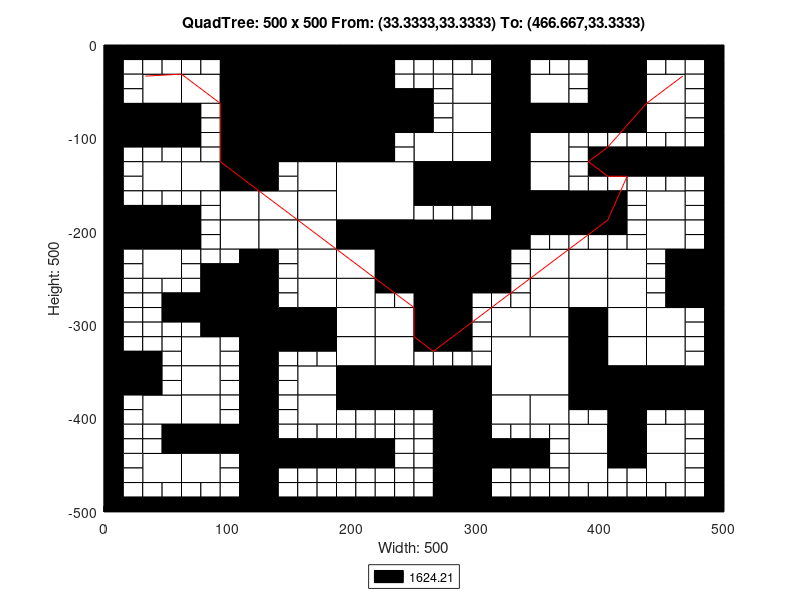

The MATLAB source for this figure:
axis([0 500 -500 0]);
title('QuadTree: 500 x 500 From: (33.3333,33.3333) To: (466.667,33.3333)');
xlabel('Width: 500');
ylabel('Height: 500');
rectangle('Position',[125 -62.5 62.5 62.5], 'FaceColor',[0 0 0]);
rectangle('Position',[125 -125 62.5 62.5], 'FaceColor',[0 0 0]);
rectangle('Position',[187.5 -187.5 62.5 62.5], 'FaceColor',[1 1 1]);
rectangle('Position',[250 -250 62.5 62.5], 'FaceColor',[0 0 0]);
rectangle('Position',[312.5 -375 62.5 62.5], 'FaceColor',[1 1 1]);
rectangle('Position',[31.25 -62.5 31.25 31.25], 'FaceColor',[1 1 1]);
rectangle('Position',[93.75 -31.25 31.25 31.25], 'FaceColor',[0 0 0]);
rectangle('Position',[62.5 -62.5 31.25 31.25], 'FaceColor',[1 1 1]);
rectangle('Position',[93.75 -62.5 31.25 31.25], 'FaceColor',[0 0 0]);
rectangle('Position',[0 -93.75 31.25 31.25], 'FaceColor',[0 0 0]);
rectangle('Position',[31.25 -93.75 31.25 31.25], 'FaceColor',[0 0 0]);
rectangle('Position',[93.75 -93.75 31.25 31.25], 'FaceColor',[0 0 0]);
rectangle('Position',[93.75 -125 31.25 31.25], 'FaceColor',[0 0 0]);
rectangle('Position',[187.5 -31.25 31.25 31.25], 'FaceColor',[0 0 0]);
rectangle('Position',[187.5 -62.5 31.25 31.25], 'FaceColor',[0 0 0]);
rectangle('Position',[187.5 -93.75 31.25 31.25], 'FaceColor',[0 0 0]);
rectangle('Position',[218.75 -93.75 31.25 31.25], 'FaceColor',[0 0 0]);
rectangle('Position',[187.5 -125 31.25 31.25], 'FaceColor',[0 0 0]);
rectangle('Position',[31.25 -156.25 31.25 31.25], 'FaceColor',[1 1 1]);
rectangle('Position',[62.5 -156.25 31.25 31.25], 'FaceColor',[1 1 1]);
rectangle('Position',[93.75 -156.25 31.25 31.25], 'FaceColor',[0 0 0]);
rectangle('Position',[93.75 -187.5 31.25 31.25], 'FaceColor',[1 1 1]);
rectangle('Position',[0 -218.75 31.25 31.25], 'FaceColor',[0 0 0]);
rectangle('Position',[31.25 -218.75 31.25 31.25], 'FaceColor',[0 0 0]);
rectangle('Position',[31.25 -250 31.25 31.25], 'FaceColor',[1 1 1]);
rectangle('Position',[93.75 -218.75 31.25 31.25], 'FaceColor',[1 1 1]);
rectangle('Position',[156.25 -156.25 31.25 31.25], 'FaceColor',[1 1 1]);
rectangle('Position',[125 -187.5 31.25 31.25], 'FaceColor',[1 1 1]);
rectangle('Position',[156.25 -187.5 31.25 31.25], 'FaceColor',[1 1 1]);
rectangle('Position',[125 -218.75 31.25 31.25], 'FaceColor',[1 1 1]);
rectangle('Position',[156.25 -218.75 31.25 31.25], 'FaceColor',[1 1 1]);
rectangle('Position',[156.25 -250 31.25 31.25], 'FaceColor',[1 1 1]);
rectangle('Position',[187.5 -218.75 31.25 31.25], 'FaceColor',[0 0 0]);
rectangle('Position',[218.75 -218.75 31.25 31.25], 'FaceColor',[0 0 0]);
rectangle('Position',[187.5 -250 31.25 31.25], 'FaceColor',[1 1 1]);
rectangle('Position',[218.75 -250 31.25 31.25], 'FaceColor',[0 0 0]);
rectangle('Position',[281.25 -62.5 31.25 31.25], 'FaceColor',[1 1 1]);
rectangle('Position',[312.5 -31.25 31.25 31.25], 'FaceColor',[0 0 0]);
rectangle('Position',[312.5 -62.5 31.25 31.25], 'FaceColor',[0 0 0]);
rectangle('Position',[343.75 -62.5 31.25 31.25], 'FaceColor',[1 1 1]);
rectangle('Position',[281.25 -93.75 31.25 31.25], 'FaceColor',[1 1 1]);
rectangle('Position',[250 -125 31.25 31.25], 'FaceColor',[1 1 1]);
rectangle('Position',[281.25 -125 31.25 31.25], 'FaceColor',[1 1 1]);
rectangle('Position',[312.5 -93.75 31.25 31.25], 'FaceColor',[0 0 0]);
rectangle('Position',[343.75 -93.75 31.25 31.25], 'FaceColor',[0 0 0]);
rectangle('Position',[312.5 -125 31.25 31.25], 'FaceColor',[0 0 0]);
rectangle('Position',[343.75 -125 31.25 31.25], 'FaceColor',[1 1 1]);
rectangle('Position',[406.25 -31.25 31.25 31.25], 'FaceColor',[0 0 0]);
rectangle('Position',[406.25 -62.5 31.25 31.25], 'FaceColor',[0 0 0]);
rectangle('Position',[437.5 -62.5 31.25 31.25], 'FaceColor',[1 1 1]);
rectangle('Position',[375 -93.75 31.25 31.25], 'FaceColor',[0 0 0]);
rectangle('Position',[406.25 -93.75 31.25 31.25], 'FaceColor',[0 0 0]);
rectangle('Position',[437.5 -93.75 31.25 31.25], 'FaceColor',[1 1 1]);
rectangle('Position',[250 -156.25 31.25 31.25], 'FaceColor',[0 0 0]);
rectangle('Position',[281.25 -156.25 31.25 31.25], 'FaceColor',[0 0 0]);
rectangle('Position',[312.5 -156.25 31.25 31.25], 'FaceColor',[0 0 0]);
rectangle('Position',[343.75 -156.25 31.25 31.25], 'FaceColor',[1 1 1]);
rectangle('Position',[312.5 -187.5 31.25 31.25], 'FaceColor',[0 0 0]);
rectangle('Position',[343.75 -187.5 31.25 31.25], 'FaceColor',[0 0 0]);
rectangle('Position',[312.5 -218.75 31.25 31.25], 'FaceColor',[0 0 0]);
rectangle('Position',[343.75 -250 31.25 31.25], 'FaceColor',[1 1 1]);
rectangle('Position',[375 -187.5 31.25 31.25], 'FaceColor',[0 0 0]);
rectangle('Position',[437.5 -187.5 31.25 31.25], 'FaceColor',[1 1 1]);
rectangle('Position',[375 -250 31.25 31.25], 'FaceColor',[1 1 1]);
rectangle('Position',[406.25 -250 31.25 31.25], 'FaceColor',[1 1 1]);
rectangle('Position',[437.5 -218.75 31.25 31.25], 'FaceColor',[1 1 1]);
rectangle('Position',[468.75 -250 31.25 31.25], 'FaceColor',[0 0 0]);
rectangle('Position',[93.75 -281.25 31.25 31.25], 'FaceColor',[0 0 0]);
rectangle('Position',[93.75 -312.5 31.25 31.25], 'FaceColor',[0 0 0]);
rectangle('Position',[0 -375 31.25 31.25], 'FaceColor',[0 0 0]);
rectangle('Position',[62.5 -343.75 31.25 31.25], 'FaceColor',[1 1 1]);
rectangle('Position',[62.5 -375 31.25 31.25], 'FaceColor',[1 1 1]);
rectangle('Position',[156.25 -281.25 31.25 31.25], 'FaceColor',[1 1 1]);
rectangle('Position',[125 -312.5 31.25 31.25], 'FaceColor',[0 0 0]);
rectangle('Position',[156.25 -312.5 31.25 31.25], 'FaceColor',[0 0 0]);
rectangle('Position',[187.5 -281.25 31.25 31.25], 'FaceColor',[1 1 1]);
rectangle('Position',[187.5 -312.5 31.25 31.25], 'FaceColor',[1 1 1]);
rectangle('Position',[218.75 -312.5 31.25 31.25], 'FaceColor',[1 1 1]);
rectangle('Position',[156.25 -375 31.25 31.25], 'FaceColor',[1 1 1]);
rectangle('Position',[187.5 -343.75 31.25 31.25], 'FaceColor',[1 1 1]);
rectangle('Position',[218.75 -343.75 31.25 31.25], 'FaceColor',[1 1 1]);
rectangle('Position',[187.5 -375 31.25 31.25], 'FaceColor',[0 0 0]);
rectangle('Position',[218.75 -375 31.25 31.25], 'FaceColor',[0 0 0]);
rectangle('Position',[31.25 -406.25 31.25 31.25], 'FaceColor',[1 1 1]);
rectangle('Position',[62.5 -406.25 31.25 31.25], 'FaceColor',[1 1 1]);
rectangle('Position',[62.5 -437.5 31.25 31.25], 'FaceColor',[0 0 0]);
rectangle('Position',[93.75 -437.5 31.25 31.25], 'FaceColor',[0 0 0]);
rectangle('Position',[31.25 -468.75 31.25 31.25], 'FaceColor',[1 1 1]);
rectangle('Position',[62.5 -468.75 31.25 31.25], 'FaceColor',[1 1 1]);
rectangle('Position',[156.25 -406.25 31.25 31.25], 'FaceColor',[1 1 1]);
rectangle('Position',[250 -281.25 31.25 31.25], 'FaceColor',[0 0 0]);
rectangle('Position',[250 -312.5 31.25 31.25], 'FaceColor',[0 0 0]);
rectangle('Position',[343.75 -281.25 31.25 31.25], 'FaceColor',[1 1 1]);
rectangle('Position',[312.5 -312.5 31.25 31.25], 'FaceColor',[1 1 1]);
rectangle('Position',[343.75 -312.5 31.25 31.25], 'FaceColor',[1 1 1]);
rectangle('Position',[250 -375 31.25 31.25], 'FaceColor',[0 0 0]);
rectangle('Position',[281.25 -375 31.25 31.25], 'FaceColor',[0 0 0]);
rectangle('Position',[375 -281.25 31.25 31.25], 'FaceColor',[1 1 1]);
rectangle('Position',[406.25 -281.25 31.25 31.25], 'FaceColor',[1 1 1]);
rectangle('Position',[375 -312.5 31.25 31.25], 'FaceColor',[0 0 0]);
rectangle('Position',[406.25 -312.5 31.25 31.25], 'FaceColor',[1 1 1]);
rectangle('Position',[468.75 -281.25 31.25 31.25], 'FaceColor',[0 0 0]);
rectangle('Position',[437.5 -312.5 31.25 31.25], 'FaceColor',[1 1 1]);
rectangle('Position',[375 -343.75 31.25 31.25], 'FaceColor',[0 0 0]);
rectangle('Position',[406.25 -343.75 31.25 31.25], 'FaceColor',[1 1 1]);
rectangle('Position',[375 -375 31.25 31.25], 'FaceColor',[0 0 0]);
rectangle('Position',[406.25 -375 31.25 31.25], 'FaceColor',[0 0 0]);
rectangle('Position',[437.5 -343.75 31.25 31.25], 'FaceColor',[1 1 1]);
rectangle('Position',[437.5 -375 31.25 31.25], 'FaceColor',[0 0 0]);
rectangle('Position',[468.75 -375 31.25 31.25], 'FaceColor',[0 0 0]);
rectangle('Position',[281.25 -406.25 31.25 31.25], 'FaceColor',[0 0 0]);
rectangle('Position',[281.25 -437.5 31.25 31.25], 'FaceColor',[0 0 0]);
rectangle('Position',[312.5 -406.25 31.25 31.25], 'FaceColor',[1 1 1]);
rectangle('Position',[343.75 -406.25 31.25 31.25], 'FaceColor',[1 1 1]);
rectangle('Position',[281.25 -468.75 31.25 31.25], 'FaceColor',[0 0 0]);
rectangle('Position',[281.25 -500 31.25 31.25], 'FaceColor',[0 0 0]);
rectangle('Position',[406.25 -406.25 31.25 31.25], 'FaceColor',[0 0 0]);
rectangle('Position',[375 -437.5 31.25 31.25], 'FaceColor',[1 1 1]);
rectangle('Position',[406.25 -437.5 31.25 31.25], 'FaceColor',[0 0 0]);
rectangle('Position',[437.5 -437.5 31.25 31.25], 'FaceColor',[1 1 1]);
rectangle('Position',[375 -468.75 31.25 31.25], 'FaceColor',[1 1 1]);
rectangle('Position',[437.5 -468.75 31.25 31.25], 'FaceColor',[1 1 1]);
rectangle('Position',[0 -15.625 15.625 15.625], 'FaceColor',[0 0 0]);
rectangle('Position',[15.625 -15.625 15.625 15.625], 'FaceColor',[0 0 0]);
rectangle('Position',[0 -31.25 15.625 15.625], 'FaceColor',[0 0 0]);
rectangle('Position',[15.625 -31.25 15.625 15.625], 'FaceColor',[1 1 1]);
rectangle('Position',[31.25 -15.625 15.625 15.625], 'FaceColor',[0 0 0]);
rectangle('Position',[46.875 -15.625 15.625 15.625], 'FaceColor',[0 0 0]);
rectangle('Position',[31.25 -31.25 15.625 15.625], 'FaceColor',[1 1 1]);
rectangle('Position',[46.875 -31.25 15.625 15.625], 'FaceColor',[1 1 1]);
rectangle('Position',[0 -46.875 15.625 15.625], 'FaceColor',[0 0 0]);
rectangle('Position',[15.625 -46.875 15.625 15.625], 'FaceColor',[1 1 1]);
rectangle('Position',[0 -62.5 15.625 15.625], 'FaceColor',[0 0 0]);
rectangle('Position',[15.625 -62.5 15.625 15.625], 'FaceColor',[1 1 1]);
rectangle('Position',[62.5 -15.625 15.625 15.625], 'FaceColor',[0 0 0]);
rectangle('Position',[78.125 -15.625 15.625 15.625], 'FaceColor',[0 0 0]);
rectangle('Position',[62.5 -31.25 15.625 15.625], 'FaceColor',[1 1 1]);
rectangle('Position',[78.125 -31.25 15.625 15.625], 'FaceColor',[1 1 1]);
rectangle('Position',[0 -109.375 15.625 15.625], 'FaceColor',[0 0 0]);
rectangle('Position',[15.625 -109.375 15.625 15.625], 'FaceColor',[0 0 0]);
rectangle('Position',[0 -125 15.625 15.625], 'FaceColor',[0 0 0]);
rectangle('Position',[15.625 -125 15.625 15.625], 'FaceColor',[1 1 1]);
rectangle('Position',[31.25 -109.375 15.625 15.625], 'FaceColor',[0 0 0]);
rectangle('Position',[46.875 -109.375 15.625 15.625], 'FaceColor',[0 0 0]);
rectangle('Position',[31.25 -125 15.625 15.625], 'FaceColor',[1 1 1]);
rectangle('Position',[46.875 -125 15.625 15.625], 'FaceColor',[1 1 1]);
rectangle('Position',[62.5 -78.125 15.625 15.625], 'FaceColor',[0 0 0]);
rectangle('Position',[78.125 -78.125 15.625 15.625], 'FaceColor',[1 1 1]);
rectangle('Position',[62.5 -93.75 15.625 15.625], 'FaceColor',[0 0 0]);
rectangle('Position',[78.125 -93.75 15.625 15.625], 'FaceColor',[1 1 1]);
rectangle('Position',[62.5 -109.375 15.625 15.625], 'FaceColor',[0 0 0]);
rectangle('Position',[78.125 -109.375 15.625 15.625], 'FaceColor',[1 1 1]);
rectangle('Position',[62.5 -125 15.625 15.625], 'FaceColor',[1 1 1]);
rectangle('Position',[78.125 -125 15.625 15.625], 'FaceColor',[1 1 1]);
rectangle('Position',[218.75 -15.625 15.625 15.625], 'FaceColor',[0 0 0]);
rectangle('Position',[234.375 -15.625 15.625 15.625], 'FaceColor',[0 0 0]);
rectangle('Position',[218.75 -31.25 15.625 15.625], 'FaceColor',[0 0 0]);
rectangle('Position',[234.375 -31.25 15.625 15.625], 'FaceColor',[1 1 1]);
rectangle('Position',[218.75 -46.875 15.625 15.625], 'FaceColor',[0 0 0]);
rectangle('Position',[234.375 -46.875 15.625 15.625], 'FaceColor',[1 1 1]);
rectangle('Position',[218.75 -62.5 15.625 15.625], 'FaceColor',[0 0 0]);
rectangle('Position',[234.375 -62.5 15.625 15.625], 'FaceColor',[0 0 0]);
rectangle('Position',[218.75 -109.375 15.625 15.625], 'FaceColor',[0 0 0]);
rectangle('Position',[234.375 -109.375 15.625 15.625], 'FaceColor',[1 1 1]);
rectangle('Position',[218.75 -125 15.625 15.625], 'FaceColor',[0 0 0]);
rectangle('Position',[234.375 -125 15.625 15.625], 'FaceColor',[1 1 1]);
rectangle('Position',[0 -140.625 15.625 15.625], 'FaceColor',[0 0 0]);
rectangle('Position',[15.625 -140.625 15.625 15.625], 'FaceColor',[1 1 1]);
rectangle('Position',[0 -156.25 15.625 15.625], 'FaceColor',[0 0 0]);
rectangle('Position',[15.625 -156.25 15.625 15.625], 'FaceColor',[1 1 1]);
rectangle('Position',[0 -171.875 15.625 15.625], 'FaceColor',[0 0 0]);
rectangle('Position',[15.625 -171.875 15.625 15.625], 'FaceColor',[1 1 1]);
rectangle('Position',[0 -187.5 15.625 15.625], 'FaceColor',[0 0 0]);
rectangle('Position',[15.625 -187.5 15.625 15.625], 'FaceColor',[0 0 0]);
rectangle('Position',[31.25 -171.875 15.625 15.625], 'FaceColor',[1 1 1]);
rectangle('Position',[46.875 -171.875 15.625 15.625], 'FaceColor',[1 1 1]);
rectangle('Position',[31.25 -187.5 15.625 15.625], 'FaceColor',[0 0 0]);
rectangle('Position',[46.875 -187.5 15.625 15.625], 'FaceColor',[0 0 0]);
rectangle('Position',[62.5 -171.875 15.625 15.625], 'FaceColor',[1 1 1]);
rectangle('Position',[78.125 -171.875 15.625 15.625], 'FaceColor',[1 1 1]);
rectangle('Position',[62.5 -187.5 15.625 15.625], 'FaceColor',[0 0 0]);
rectangle('Position',[78.125 -187.5 15.625 15.625], 'FaceColor',[1 1 1]);
rectangle('Position',[0 -234.375 15.625 15.625], 'FaceColor',[0 0 0]);
rectangle('Position',[15.625 -234.375 15.625 15.625], 'FaceColor',[1 1 1]);
rectangle('Position',[0 -250 15.625 15.625], 'FaceColor',[0 0 0]);
rectangle('Position',[15.625 -250 15.625 15.625], 'FaceColor',[1 1 1]);
rectangle('Position',[62.5 -203.125 15.625 15.625], 'FaceColor',[0 0 0]);
rectangle('Position',[78.125 -203.125 15.625 15.625], 'FaceColor',[1 1 1]);
rectangle('Position',[62.5 -218.75 15.625 15.625], 'FaceColor',[0 0 0]);
rectangle('Position',[78.125 -218.75 15.625 15.625], 'FaceColor',[1 1 1]);
rectangle('Position',[62.5 -234.375 15.625 15.625], 'FaceColor',[1 1 1]);
rectangle('Position',[78.125 -234.375 15.625 15.625], 'FaceColor',[1 1 1]);
rectangle('Position',[62.5 -250 15.625 15.625], 'FaceColor',[1 1 1]);
rectangle('Position',[78.125 -250 15.625 15.625], 'FaceColor',[0 0 0]);
rectangle('Position',[93.75 -234.375 15.625 15.625], 'FaceColor',[1 1 1]);
rectangle('Position',[109.375 -234.375 15.625 15.625], 'FaceColor',[0 0 0]);
rectangle('Position',[93.75 -250 15.625 15.625], 'FaceColor',[0 0 0]);
rectangle('Position',[109.375 -250 15.625 15.625], 'FaceColor',[0 0 0]);
rectangle('Position',[125 -140.625 15.625 15.625], 'FaceColor',[0 0 0]);
rectangle('Position',[140.625 -140.625 15.625 15.625], 'FaceColor',[1 1 1]);
rectangle('Position',[125 -156.25 15.625 15.625], 'FaceColor',[0 0 0]);
rectangle('Position',[140.625 -156.25 15.625 15.625], 'FaceColor',[1 1 1]);
rectangle('Position',[125 -234.375 15.625 15.625], 'FaceColor',[0 0 0]);
rectangle('Position',[140.625 -234.375 15.625 15.625], 'FaceColor',[1 1 1]);
rectangle('Position',[125 -250 15.625 15.625], 'FaceColor',[0 0 0]);
rectangle('Position',[140.625 -250 15.625 15.625], 'FaceColor',[1 1 1]);
rectangle('Position',[250 -15.625 15.625 15.625], 'FaceColor',[0 0 0]);
rectangle('Position',[265.625 -15.625 15.625 15.625], 'FaceColor',[0 0 0]);
rectangle('Position',[250 -31.25 15.625 15.625], 'FaceColor',[1 1 1]);
rectangle('Position',[265.625 -31.25 15.625 15.625], 'FaceColor',[1 1 1]);
rectangle('Position',[281.25 -15.625 15.625 15.625], 'FaceColor',[0 0 0]);
rectangle('Position',[296.875 -15.625 15.625 15.625], 'FaceColor',[0 0 0]);
rectangle('Position',[281.25 -31.25 15.625 15.625], 'FaceColor',[1 1 1]);
rectangle('Position',[296.875 -31.25 15.625 15.625], 'FaceColor',[1 1 1]);
rectangle('Position',[250 -46.875 15.625 15.625], 'FaceColor',[1 1 1]);
rectangle('Position',[265.625 -46.875 15.625 15.625], 'FaceColor',[1 1 1]);
rectangle('Position',[250 -62.5 15.625 15.625], 'FaceColor',[0 0 0]);
rectangle('Position',[265.625 -62.5 15.625 15.625], 'FaceColor',[1 1 1]);
rectangle('Position',[343.75 -15.625 15.625 15.625], 'FaceColor',[0 0 0]);
rectangle('Position',[359.375 -15.625 15.625 15.625], 'FaceColor',[0 0 0]);
rectangle('Position',[343.75 -31.25 15.625 15.625], 'FaceColor',[1 1 1]);
rectangle('Position',[359.375 -31.25 15.625 15.625], 'FaceColor',[1 1 1]);
rectangle('Position',[250 -78.125 15.625 15.625], 'FaceColor',[0 0 0]);
rectangle('Position',[265.625 -78.125 15.625 15.625], 'FaceColor',[1 1 1]);
rectangle('Position',[250 -93.75 15.625 15.625], 'FaceColor',[0 0 0]);
rectangle('Position',[265.625 -93.75 15.625 15.625], 'FaceColor',[1 1 1]);
rectangle('Position',[375 -15.625 15.625 15.625], 'FaceColor',[0 0 0]);
rectangle('Position',[390.625 -15.625 15.625 15.625], 'FaceColor',[0 0 0]);
rectangle('Position',[375 -31.25 15.625 15.625], 'FaceColor',[1 1 1]);
rectangle('Position',[390.625 -31.25 15.625 15.625], 'FaceColor',[0 0 0]);
rectangle('Position',[375 -46.875 15.625 15.625], 'FaceColor',[1 1 1]);
rectangle('Position',[390.625 -46.875 15.625 15.625], 'FaceColor',[0 0 0]);
rectangle('Position',[375 -62.5 15.625 15.625], 'FaceColor',[1 1 1]);
rectangle('Position',[390.625 -62.5 15.625 15.625], 'FaceColor',[0 0 0]);
rectangle('Position',[437.5 -15.625 15.625 15.625], 'FaceColor',[0 0 0]);
rectangle('Position',[453.125 -15.625 15.625 15.625], 'FaceColor',[0 0 0]);
rectangle('Position',[437.5 -31.25 15.625 15.625], 'FaceColor',[1 1 1]);
rectangle('Position',[453.125 -31.25 15.625 15.625], 'FaceColor',[1 1 1]);
rectangle('Position',[468.75 -15.625 15.625 15.625], 'FaceColor',[0 0 0]);
rectangle('Position',[484.375 -15.625 15.625 15.625], 'FaceColor',[0 0 0]);
rectangle('Position',[468.75 -31.25 15.625 15.625], 'FaceColor',[1 1 1]);
rectangle('Position',[484.375 -31.25 15.625 15.625], 'FaceColor',[0 0 0]);
rectangle('Position',[468.75 -46.875 15.625 15.625], 'FaceColor',[1 1 1]);
rectangle('Position',[484.375 -46.875 15.625 15.625], 'FaceColor',[0 0 0]);
rectangle('Position',[468.75 -62.5 15.625 15.625], 'FaceColor',[1 1 1]);
rectangle('Position',[484.375 -62.5 15.625 15.625], 'FaceColor',[0 0 0]);
rectangle('Position',[375 -109.375 15.625 15.625], 'FaceColor',[1 1 1]);
rectangle('Position',[390.625 -109.375 15.625 15.625], 'FaceColor',[1 1 1]);
rectangle('Position',[375 -125 15.625 15.625], 'FaceColor',[1 1 1]);
rectangle('Position',[390.625 -125 15.625 15.625], 'FaceColor',[0 0 0]);
rectangle('Position',[406.25 -109.375 15.625 15.625], 'FaceColor',[1 1 1]);
rectangle('Position',[421.875 -109.375 15.625 15.625], 'FaceColor',[1 1 1]);
rectangle('Position',[406.25 -125 15.625 15.625], 'FaceColor',[0 0 0]);
rectangle('Position',[421.875 -125 15.625 15.625], 'FaceColor',[0 0 0]);
rectangle('Position',[468.75 -78.125 15.625 15.625], 'FaceColor',[1 1 1]);
rectangle('Position',[484.375 -78.125 15.625 15.625], 'FaceColor',[0 0 0]);
rectangle('Position',[468.75 -93.75 15.625 15.625], 'FaceColor',[1 1 1]);
rectangle('Position',[484.375 -93.75 15.625 15.625], 'FaceColor',[0 0 0]);
rectangle('Position',[437.5 -109.375 15.625 15.625], 'FaceColor',[1 1 1]);
rectangle('Position',[453.125 -109.375 15.625 15.625], 'FaceColor',[1 1 1]);
rectangle('Position',[437.5 -125 15.625 15.625], 'FaceColor',[0 0 0]);
rectangle('Position',[453.125 -125 15.625 15.625], 'FaceColor',[0 0 0]);
rectangle('Position',[468.75 -109.375 15.625 15.625], 'FaceColor',[1 1 1]);
rectangle('Position',[484.375 -109.375 15.625 15.625], 'FaceColor',[0 0 0]);
rectangle('Position',[468.75 -125 15.625 15.625], 'FaceColor',[0 0 0]);
rectangle('Position',[484.375 -125 15.625 15.625], 'FaceColor',[0 0 0]);
rectangle('Position',[250 -171.875 15.625 15.625], 'FaceColor',[0 0 0]);
rectangle('Position',[265.625 -171.875 15.625 15.625], 'FaceColor',[0 0 0]);
rectangle('Position',[250 -187.5 15.625 15.625], 'FaceColor',[1 1 1]);
rectangle('Position',[265.625 -187.5 15.625 15.625], 'FaceColor',[1 1 1]);
rectangle('Position',[281.25 -171.875 15.625 15.625], 'FaceColor',[0 0 0]);
rectangle('Position',[296.875 -171.875 15.625 15.625], 'FaceColor',[0 0 0]);
rectangle('Position',[281.25 -187.5 15.625 15.625], 'FaceColor',[1 1 1]);
rectangle('Position',[296.875 -187.5 15.625 15.625], 'FaceColor',[1 1 1]);
rectangle('Position',[343.75 -203.125 15.625 15.625], 'FaceColor',[0 0 0]);
rectangle('Position',[359.375 -203.125 15.625 15.625], 'FaceColor',[0 0 0]);
rectangle('Position',[343.75 -218.75 15.625 15.625], 'FaceColor',[1 1 1]);
rectangle('Position',[359.375 -218.75 15.625 15.625], 'FaceColor',[1 1 1]);
rectangle('Position',[312.5 -234.375 15.625 15.625], 'FaceColor',[0 0 0]);
rectangle('Position',[328.125 -234.375 15.625 15.625], 'FaceColor',[1 1 1]);
rectangle('Position',[312.5 -250 15.625 15.625], 'FaceColor',[0 0 0]);
rectangle('Position',[328.125 -250 15.625 15.625], 'FaceColor',[1 1 1]);
rectangle('Position',[375 -140.625 15.625 15.625], 'FaceColor',[1 1 1]);
rectangle('Position',[390.625 -140.625 15.625 15.625], 'FaceColor',[0 0 0]);
rectangle('Position',[375 -156.25 15.625 15.625], 'FaceColor',[1 1 1]);
rectangle('Position',[390.625 -156.25 15.625 15.625], 'FaceColor',[1 1 1]);
rectangle('Position',[406.25 -140.625 15.625 15.625], 'FaceColor',[0 0 0]);
rectangle('Position',[421.875 -140.625 15.625 15.625], 'FaceColor',[0 0 0]);
rectangle('Position',[406.25 -156.25 15.625 15.625], 'FaceColor',[1 1 1]);
rectangle('Position',[421.875 -156.25 15.625 15.625], 'FaceColor',[1 1 1]);
rectangle('Position',[406.25 -171.875 15.625 15.625], 'FaceColor',[0 0 0]);
rectangle('Position',[421.875 -171.875 15.625 15.625], 'FaceColor',[1 1 1]);
rectangle('Position',[406.25 -187.5 15.625 15.625], 'FaceColor',[0 0 0]);
rectangle('Position',[421.875 -187.5 15.625 15.625], 'FaceColor',[1 1 1]);
rectangle('Position',[437.5 -140.625 15.625 15.625], 'FaceColor',[0 0 0]);
rectangle('Position',[453.125 -140.625 15.625 15.625], 'FaceColor',[0 0 0]);
rectangle('Position',[437.5 -156.25 15.625 15.625], 'FaceColor',[1 1 1]);
rectangle('Position',[453.125 -156.25 15.625 15.625], 'FaceColor',[1 1 1]);
rectangle('Position',[468.75 -140.625 15.625 15.625], 'FaceColor',[0 0 0]);
rectangle('Position',[484.375 -140.625 15.625 15.625], 'FaceColor',[0 0 0]);
rectangle('Position',[468.75 -156.25 15.625 15.625], 'FaceColor',[1 1 1]);
rectangle('Position',[484.375 -156.25 15.625 15.625], 'FaceColor',[0 0 0]);
rectangle('Position',[468.75 -171.875 15.625 15.625], 'FaceColor',[1 1 1]);
rectangle('Position',[484.375 -171.875 15.625 15.625], 'FaceColor',[0 0 0]);
rectangle('Position',[468.75 -187.5 15.625 15.625], 'FaceColor',[1 1 1]);
rectangle('Position',[484.375 -187.5 15.625 15.625], 'FaceColor',[0 0 0]);
rectangle('Position',[375 -203.125 15.625 15.625], 'FaceColor',[0 0 0]);
rectangle('Position',[390.625 -203.125 15.625 15.625], 'FaceColor',[0 0 0]);
rectangle('Position',[375 -218.75 15.625 15.625], 'FaceColor',[1 1 1]);
rectangle('Position',[390.625 -218.75 15.625 15.625], 'FaceColor',[1 1 1]);
rectangle('Position',[406.25 -203.125 15.625 15.625], 'FaceColor',[0 0 0]);
rectangle('Position',[421.875 -203.125 15.625 15.625], 'FaceColor',[1 1 1]);
rectangle('Position',[406.25 -218.75 15.625 15.625], 'FaceColor',[1 1 1]);
rectangle('Position',[421.875 -218.75 15.625 15.625], 'FaceColor',[1 1 1]);
rectangle('Position',[468.75 -203.125 15.625 15.625], 'FaceColor',[1 1 1]);
rectangle('Position',[484.375 -203.125 15.625 15.625], 'FaceColor',[0 0 0]);
rectangle('Position',[468.75 -218.75 15.625 15.625], 'FaceColor',[1 1 1]);
rectangle('Position',[484.375 -218.75 15.625 15.625], 'FaceColor',[0 0 0]);
rectangle('Position',[437.5 -234.375 15.625 15.625], 'FaceColor',[1 1 1]);
rectangle('Position',[453.125 -234.375 15.625 15.625], 'FaceColor',[0 0 0]);
rectangle('Position',[437.5 -250 15.625 15.625], 'FaceColor',[1 1 1]);
rectangle('Position',[453.125 -250 15.625 15.625], 'FaceColor',[0 0 0]);
rectangle('Position',[0 -265.625 15.625 15.625], 'FaceColor',[0 0 0]);
rectangle('Position',[15.625 -265.625 15.625 15.625], 'FaceColor',[1 1 1]);
rectangle('Position',[0 -281.25 15.625 15.625], 'FaceColor',[0 0 0]);
rectangle('Position',[15.625 -281.25 15.625 15.625], 'FaceColor',[1 1 1]);
rectangle('Position',[31.25 -265.625 15.625 15.625], 'FaceColor',[1 1 1]);
rectangle('Position',[46.875 -265.625 15.625 15.625], 'FaceColor',[1 1 1]);
rectangle('Position',[31.25 -281.25 15.625 15.625], 'FaceColor',[1 1 1]);
rectangle('Position',[46.875 -281.25 15.625 15.625], 'FaceColor',[0 0 0]);
rectangle('Position',[0 -296.875 15.625 15.625], 'FaceColor',[0 0 0]);
rectangle('Position',[15.625 -296.875 15.625 15.625], 'FaceColor',[1 1 1]);
rectangle('Position',[0 -312.5 15.625 15.625], 'FaceColor',[0 0 0]);
rectangle('Position',[15.625 -312.5 15.625 15.625], 'FaceColor',[1 1 1]);
rectangle('Position',[31.25 -296.875 15.625 15.625], 'FaceColor',[1 1 1]);
rectangle('Position',[46.875 -296.875 15.625 15.625], 'FaceColor',[0 0 0]);
rectangle('Position',[31.25 -312.5 15.625 15.625], 'FaceColor',[1 1 1]);
rectangle('Position',[46.875 -312.5 15.625 15.625], 'FaceColor',[1 1 1]);
rectangle('Position',[62.5 -265.625 15.625 15.625], 'FaceColor',[1 1 1]);
rectangle('Position',[78.125 -265.625 15.625 15.625], 'FaceColor',[0 0 0]);
rectangle('Position',[62.5 -281.25 15.625 15.625], 'FaceColor',[0 0 0]);
rectangle('Position',[78.125 -281.25 15.625 15.625], 'FaceColor',[0 0 0]);
rectangle('Position',[62.5 -296.875 15.625 15.625], 'FaceColor',[0 0 0]);
rectangle('Position',[78.125 -296.875 15.625 15.625], 'FaceColor',[0 0 0]);
rectangle('Position',[62.5 -312.5 15.625 15.625], 'FaceColor',[1 1 1]);
rectangle('Position',[78.125 -312.5 15.625 15.625], 'FaceColor',[0 0 0]);
rectangle('Position',[0 -328.125 15.625 15.625], 'FaceColor',[0 0 0]);
rectangle('Position',[15.625 -328.125 15.625 15.625], 'FaceColor',[1 1 1]);
rectangle('Position',[0 -343.75 15.625 15.625], 'FaceColor',[0 0 0]);
rectangle('Position',[15.625 -343.75 15.625 15.625], 'FaceColor',[0 0 0]);
rectangle('Position',[31.25 -328.125 15.625 15.625], 'FaceColor',[1 1 1]);
rectangle('Position',[46.875 -328.125 15.625 15.625], 'FaceColor',[1 1 1]);
rectangle('Position',[31.25 -343.75 15.625 15.625], 'FaceColor',[0 0 0]);
rectangle('Position',[46.875 -343.75 15.625 15.625], 'FaceColor',[1 1 1]);
rectangle('Position',[31.25 -359.375 15.625 15.625], 'FaceColor',[0 0 0]);
rectangle('Position',[46.875 -359.375 15.625 15.625], 'FaceColor',[1 1 1]);
rectangle('Position',[31.25 -375 15.625 15.625], 'FaceColor',[0 0 0]);
rectangle('Position',[46.875 -375 15.625 15.625], 'FaceColor',[1 1 1]);
rectangle('Position',[93.75 -328.125 15.625 15.625], 'FaceColor',[1 1 1]);
rectangle('Position',[109.375 -328.125 15.625 15.625], 'FaceColor',[0 0 0]);
rectangle('Position',[93.75 -343.75 15.625 15.625], 'FaceColor',[1 1 1]);
rectangle('Position',[109.375 -343.75 15.625 15.625], 'FaceColor',[0 0 0]);
rectangle('Position',[93.75 -359.375 15.625 15.625], 'FaceColor',[1 1 1]);
rectangle('Position',[109.375 -359.375 15.625 15.625], 'FaceColor',[0 0 0]);
rectangle('Position',[93.75 -375 15.625 15.625], 'FaceColor',[1 1 1]);
rectangle('Position',[109.375 -375 15.625 15.625], 'FaceColor',[0 0 0]);
rectangle('Position',[125 -265.625 15.625 15.625], 'FaceColor',[0 0 0]);
rectangle('Position',[140.625 -265.625 15.625 15.625], 'FaceColor',[1 1 1]);
rectangle('Position',[125 -281.25 15.625 15.625], 'FaceColor',[0 0 0]);
rectangle('Position',[140.625 -281.25 15.625 15.625], 'FaceColor',[1 1 1]);
rectangle('Position',[218.75 -265.625 15.625 15.625], 'FaceColor',[0 0 0]);
rectangle('Position',[234.375 -265.625 15.625 15.625], 'FaceColor',[0 0 0]);
rectangle('Position',[218.75 -281.25 15.625 15.625], 'FaceColor',[1 1 1]);
rectangle('Position',[234.375 -281.25 15.625 15.625], 'FaceColor',[1 1 1]);
rectangle('Position',[125 -328.125 15.625 15.625], 'FaceColor',[0 0 0]);
rectangle('Position',[140.625 -328.125 15.625 15.625], 'FaceColor',[0 0 0]);
rectangle('Position',[125 -343.75 15.625 15.625], 'FaceColor',[0 0 0]);
rectangle('Position',[140.625 -343.75 15.625 15.625], 'FaceColor',[1 1 1]);
rectangle('Position',[156.25 -328.125 15.625 15.625], 'FaceColor',[0 0 0]);
rectangle('Position',[171.875 -328.125 15.625 15.625], 'FaceColor',[0 0 0]);
rectangle('Position',[156.25 -343.75 15.625 15.625], 'FaceColor',[1 1 1]);
rectangle('Position',[171.875 -343.75 15.625 15.625], 'FaceColor',[1 1 1]);
rectangle('Position',[125 -359.375 15.625 15.625], 'FaceColor',[0 0 0]);
rectangle('Position',[140.625 -359.375 15.625 15.625], 'FaceColor',[1 1 1]);
rectangle('Position',[125 -375 15.625 15.625], 'FaceColor',[0 0 0]);
rectangle('Position',[140.625 -375 15.625 15.625], 'FaceColor',[1 1 1]);
rectangle('Position',[0 -390.625 15.625 15.625], 'FaceColor',[0 0 0]);
rectangle('Position',[15.625 -390.625 15.625 15.625], 'FaceColor',[1 1 1]);
rectangle('Position',[0 -406.25 15.625 15.625], 'FaceColor',[0 0 0]);
rectangle('Position',[15.625 -406.25 15.625 15.625], 'FaceColor',[1 1 1]);
rectangle('Position',[0 -421.875 15.625 15.625], 'FaceColor',[0 0 0]);
rectangle('Position',[15.625 -421.875 15.625 15.625], 'FaceColor',[1 1 1]);
rectangle('Position',[0 -437.5 15.625 15.625], 'FaceColor',[0 0 0]);
rectangle('Position',[15.625 -437.5 15.625 15.625], 'FaceColor',[1 1 1]);
rectangle('Position',[31.25 -421.875 15.625 15.625], 'FaceColor',[1 1 1]);
rectangle('Position',[46.875 -421.875 15.625 15.625], 'FaceColor',[0 0 0]);
rectangle('Position',[31.25 -437.5 15.625 15.625], 'FaceColor',[1 1 1]);
rectangle('Position',[46.875 -437.5 15.625 15.625], 'FaceColor',[0 0 0]);
rectangle('Position',[93.75 -390.625 15.625 15.625], 'FaceColor',[1 1 1]);
rectangle('Position',[109.375 -390.625 15.625 15.625], 'FaceColor',[0 0 0]);
rectangle('Position',[93.75 -406.25 15.625 15.625], 'FaceColor',[1 1 1]);
rectangle('Position',[109.375 -406.25 15.625 15.625], 'FaceColor',[0 0 0]);
rectangle('Position',[0 -453.125 15.625 15.625], 'FaceColor',[0 0 0]);
rectangle('Position',[15.625 -453.125 15.625 15.625], 'FaceColor',[1 1 1]);
rectangle('Position',[0 -468.75 15.625 15.625], 'FaceColor',[0 0 0]);
rectangle('Position',[15.625 -468.75 15.625 15.625], 'FaceColor',[1 1 1]);
rectangle('Position',[0 -484.375 15.625 15.625], 'FaceColor',[0 0 0]);
rectangle('Position',[15.625 -484.375 15.625 15.625], 'FaceColor',[1 1 1]);
rectangle('Position',[0 -500 15.625 15.625], 'FaceColor',[0 0 0]);
rectangle('Position',[15.625 -500 15.625 15.625], 'FaceColor',[0 0 0]);
rectangle('Position',[31.25 -484.375 15.625 15.625], 'FaceColor',[1 1 1]);
rectangle('Position',[46.875 -484.375 15.625 15.625], 'FaceColor',[1 1 1]);
rectangle('Position',[31.25 -500 15.625 15.625], 'FaceColor',[0 0 0]);
rectangle('Position',[46.875 -500 15.625 15.625], 'FaceColor',[0 0 0]);
rectangle('Position',[93.75 -453.125 15.625 15.625], 'FaceColor',[1 1 1]);
rectangle('Position',[109.375 -453.125 15.625 15.625], 'FaceColor',[0 0 0]);
rectangle('Position',[93.75 -468.75 15.625 15.625], 'FaceColor',[1 1 1]);
rectangle('Position',[109.375 -468.75 15.625 15.625], 'FaceColor',[0 0 0]);
rectangle('Position',[62.5 -484.375 15.625 15.625], 'FaceColor',[1 1 1]);
rectangle('Position',[78.125 -484.375 15.625 15.625], 'FaceColor',[1 1 1]);
rectangle('Position',[62.5 -500 15.625 15.625], 'FaceColor',[0 0 0]);
rectangle('Position',[78.125 -500 15.625 15.625], 'FaceColor',[0 0 0]);
rectangle('Position',[93.75 -484.375 15.625 15.625], 'FaceColor',[1 1 1]);
rectangle('Position',[109.375 -484.375 15.625 15.625], 'FaceColor',[0 0 0]);
rectangle('Position',[93.75 -500 15.625 15.625], 'FaceColor',[0 0 0]);
rectangle('Position',[109.375 -500 15.625 15.625], 'FaceColor',[0 0 0]);
rectangle('Position',[125 -390.625 15.625 15.625], 'FaceColor',[0 0 0]);
rectangle('Position',[140.625 -390.625 15.625 15.625], 'FaceColor',[1 1 1]);
rectangle('Position',[125 -406.25 15.625 15.625], 'FaceColor',[0 0 0]);
rectangle('Position',[140.625 -406.25 15.625 15.625], 'FaceColor',[1 1 1]);
rectangle('Position',[125 -421.875 15.625 15.625], 'FaceColor',[0 0 0]);
rectangle('Position',[140.625 -421.875 15.625 15.625], 'FaceColor',[1 1 1]);
rectangle('Position',[125 -437.5 15.625 15.625], 'FaceColor',[0 0 0]);
rectangle('Position',[140.625 -437.5 15.625 15.625], 'FaceColor',[0 0 0]);
rectangle('Position',[156.25 -421.875 15.625 15.625], 'FaceColor',[1 1 1]);
rectangle('Position',[171.875 -421.875 15.625 15.625], 'FaceColor',[1 1 1]);
rectangle('Position',[156.25 -437.5 15.625 15.625], 'FaceColor',[0 0 0]);
rectangle('Position',[171.875 -437.5 15.625 15.625], 'FaceColor',[0 0 0]);
rectangle('Position',[187.5 -390.625 15.625 15.625], 'FaceColor',[0 0 0]);
rectangle('Position',[203.125 -390.625 15.625 15.625], 'FaceColor',[0 0 0]);
rectangle('Position',[187.5 -406.25 15.625 15.625], 'FaceColor',[1 1 1]);
rectangle('Position',[203.125 -406.25 15.625 15.625], 'FaceColor',[1 1 1]);
rectangle('Position',[218.75 -390.625 15.625 15.625], 'FaceColor',[0 0 0]);
rectangle('Position',[234.375 -390.625 15.625 15.625], 'FaceColor',[0 0 0]);
rectangle('Position',[218.75 -406.25 15.625 15.625], 'FaceColor',[1 1 1]);
rectangle('Position',[234.375 -406.25 15.625 15.625], 'FaceColor',[1 1 1]);
rectangle('Position',[187.5 -421.875 15.625 15.625], 'FaceColor',[1 1 1]);
rectangle('Position',[203.125 -421.875 15.625 15.625], 'FaceColor',[1 1 1]);
rectangle('Position',[187.5 -437.5 15.625 15.625], 'FaceColor',[0 0 0]);
rectangle('Position',[203.125 -437.5 15.625 15.625], 'FaceColor',[0 0 0]);
rectangle('Position',[218.75 -421.875 15.625 15.625], 'FaceColor',[1 1 1]);
rectangle('Position',[234.375 -421.875 15.625 15.625], 'FaceColor',[1 1 1]);
rectangle('Position',[218.75 -437.5 15.625 15.625], 'FaceColor',[0 0 0]);
rectangle('Position',[234.375 -437.5 15.625 15.625], 'FaceColor',[1 1 1]);
rectangle('Position',[125 -453.125 15.625 15.625], 'FaceColor',[0 0 0]);
rectangle('Position',[140.625 -453.125 15.625 15.625], 'FaceColor',[0 0 0]);
rectangle('Position',[125 -468.75 15.625 15.625], 'FaceColor',[0 0 0]);
rectangle('Position',[140.625 -468.75 15.625 15.625], 'FaceColor',[1 1 1]);
rectangle('Position',[156.25 -453.125 15.625 15.625], 'FaceColor',[0 0 0]);
rectangle('Position',[171.875 -453.125 15.625 15.625], 'FaceColor',[0 0 0]);
rectangle('Position',[156.25 -468.75 15.625 15.625], 'FaceColor',[1 1 1]);
rectangle('Position',[171.875 -468.75 15.625 15.625], 'FaceColor',[1 1 1]);
rectangle('Position',[125 -484.375 15.625 15.625], 'FaceColor',[0 0 0]);
rectangle('Position',[140.625 -484.375 15.625 15.625], 'FaceColor',[1 1 1]);
rectangle('Position',[125 -500 15.625 15.625], 'FaceColor',[0 0 0]);
rectangle('Position',[140.625 -500 15.625 15.625], 'FaceColor',[0 0 0]);
rectangle('Position',[156.25 -484.375 15.625 15.625], 'FaceColor',[1 1 1]);
rectangle('Position',[171.875 -484.375 15.625 15.625], 'FaceColor',[1 1 1]);
rectangle('Position',[156.25 -500 15.625 15.625], 'FaceColor',[0 0 0]);
rectangle('Position',[171.875 -500 15.625 15.625], 'FaceColor',[0 0 0]);
rectangle('Position',[187.5 -453.125 15.625 15.625], 'FaceColor',[0 0 0]);
rectangle('Position',[203.125 -453.125 15.625 15.625], 'FaceColor',[0 0 0]);
rectangle('Position',[187.5 -468.75 15.625 15.625], 'FaceColor',[1 1 1]);
rectangle('Position',[203.125 -468.75 15.625 15.625], 'FaceColor',[1 1 1]);
rectangle('Position',[218.75 -453.125 15.625 15.625], 'FaceColor',[0 0 0]);
rectangle('Position',[234.375 -453.125 15.625 15.625], 'FaceColor',[1 1 1]);
rectangle('Position',[218.75 -468.75 15.625 15.625], 'FaceColor',[1 1 1]);
rectangle('Position',[234.375 -468.75 15.625 15.625], 'FaceColor',[1 1 1]);
rectangle('Position',[187.5 -484.375 15.625 15.625], 'FaceColor',[1 1 1]);
rectangle('Position',[203.125 -484.375 15.625 15.625], 'FaceColor',[1 1 1]);
rectangle('Position',[187.5 -500 15.625 15.625], 'FaceColor',[0 0 0]);
rectangle('Position',[203.125 -500 15.625 15.625], 'FaceColor',[0 0 0]);
rectangle('Position',[218.75 -484.375 15.625 15.625], 'FaceColor',[1 1 1]);
rectangle('Position',[234.375 -484.375 15.625 15.625], 'FaceColor',[1 1 1]);
rectangle('Position',[218.75 -500 15.625 15.625], 'FaceColor',[0 0 0]);
rectangle('Position',[234.375 -500 15.625 15.625], 'FaceColor',[0 0 0]);
rectangle('Position',[281.25 -265.625 15.625 15.625], 'FaceColor',[0 0 0]);
rectangle('Position',[296.875 -265.625 15.625 15.625], 'FaceColor',[0 0 0]);
rectangle('Position',[281.25 -281.25 15.625 15.625], 'FaceColor',[0 0 0]);
rectangle('Position',[296.875 -281.25 15.625 15.625], 'FaceColor',[1 1 1]);
rectangle('Position',[281.25 -296.875 15.625 15.625], 'FaceColor',[0 0 0]);
rectangle('Position',[296.875 -296.875 15.625 15.625], 'FaceColor',[1 1 1]);
rectangle('Position',[281.25 -312.5 15.625 15.625], 'FaceColor',[0 0 0]);
rectangle('Position',[296.875 -312.5 15.625 15.625], 'FaceColor',[1 1 1]);
rectangle('Position',[312.5 -265.625 15.625 15.625], 'FaceColor',[0 0 0]);
rectangle('Position',[328.125 -265.625 15.625 15.625], 'FaceColor',[1 1 1]);
rectangle('Position',[312.5 -281.25 15.625 15.625], 'FaceColor',[1 1 1]);
rectangle('Position',[328.125 -281.25 15.625 15.625], 'FaceColor',[1 1 1]);
rectangle('Position',[250 -328.125 15.625 15.625], 'FaceColor',[0 0 0]);
rectangle('Position',[265.625 -328.125 15.625 15.625], 'FaceColor',[0 0 0]);
rectangle('Position',[250 -343.75 15.625 15.625], 'FaceColor',[1 1 1]);
rectangle('Position',[265.625 -343.75 15.625 15.625], 'FaceColor',[1 1 1]);
rectangle('Position',[281.25 -328.125 15.625 15.625], 'FaceColor',[0 0 0]);
rectangle('Position',[296.875 -328.125 15.625 15.625], 'FaceColor',[1 1 1]);
rectangle('Position',[281.25 -343.75 15.625 15.625], 'FaceColor',[1 1 1]);
rectangle('Position',[296.875 -343.75 15.625 15.625], 'FaceColor',[1 1 1]);
rectangle('Position',[437.5 -265.625 15.625 15.625], 'FaceColor',[1 1 1]);
rectangle('Position',[453.125 -265.625 15.625 15.625], 'FaceColor',[0 0 0]);
rectangle('Position',[437.5 -281.25 15.625 15.625], 'FaceColor',[1 1 1]);
rectangle('Position',[453.125 -281.25 15.625 15.625], 'FaceColor',[0 0 0]);
rectangle('Position',[468.75 -296.875 15.625 15.625], 'FaceColor',[1 1 1]);
rectangle('Position',[484.375 -296.875 15.625 15.625], 'FaceColor',[0 0 0]);
rectangle('Position',[468.75 -312.5 15.625 15.625], 'FaceColor',[1 1 1]);
rectangle('Position',[484.375 -312.5 15.625 15.625], 'FaceColor',[0 0 0]);
rectangle('Position',[468.75 -328.125 15.625 15.625], 'FaceColor',[1 1 1]);
rectangle('Position',[484.375 -328.125 15.625 15.625], 'FaceColor',[0 0 0]);
rectangle('Position',[468.75 -343.75 15.625 15.625], 'FaceColor',[1 1 1]);
rectangle('Position',[484.375 -343.75 15.625 15.625], 'FaceColor',[0 0 0]);
rectangle('Position',[250 -390.625 15.625 15.625], 'FaceColor',[0 0 0]);
rectangle('Position',[265.625 -390.625 15.625 15.625], 'FaceColor',[0 0 0]);
rectangle('Position',[250 -406.25 15.625 15.625], 'FaceColor',[1 1 1]);
rectangle('Position',[265.625 -406.25 15.625 15.625], 'FaceColor',[0 0 0]);
rectangle('Position',[250 -421.875 15.625 15.625], 'FaceColor',[1 1 1]);
rectangle('Position',[265.625 -421.875 15.625 15.625], 'FaceColor',[0 0 0]);
rectangle('Position',[250 -437.5 15.625 15.625], 'FaceColor',[1 1 1]);
rectangle('Position',[265.625 -437.5 15.625 15.625], 'FaceColor',[0 0 0]);
rectangle('Position',[312.5 -421.875 15.625 15.625], 'FaceColor',[1 1 1]);
rectangle('Position',[328.125 -421.875 15.625 15.625], 'FaceColor',[1 1 1]);
rectangle('Position',[312.5 -437.5 15.625 15.625], 'FaceColor',[0 0 0]);
rectangle('Position',[328.125 -437.5 15.625 15.625], 'FaceColor',[0 0 0]);
rectangle('Position',[343.75 -421.875 15.625 15.625], 'FaceColor',[1 1 1]);
rectangle('Position',[359.375 -421.875 15.625 15.625], 'FaceColor',[1 1 1]);
rectangle('Position',[343.75 -437.5 15.625 15.625], 'FaceColor',[0 0 0]);
rectangle('Position',[359.375 -437.5 15.625 15.625], 'FaceColor',[1 1 1]);
rectangle('Position',[250 -453.125 15.625 15.625], 'FaceColor',[1 1 1]);
rectangle('Position',[265.625 -453.125 15.625 15.625], 'FaceColor',[0 0 0]);
rectangle('Position',[250 -468.75 15.625 15.625], 'FaceColor',[1 1 1]);
rectangle('Position',[265.625 -468.75 15.625 15.625], 'FaceColor',[0 0 0]);
rectangle('Position',[250 -484.375 15.625 15.625], 'FaceColor',[1 1 1]);
rectangle('Position',[265.625 -484.375 15.625 15.625], 'FaceColor',[0 0 0]);
rectangle('Position',[250 -500 15.625 15.625], 'FaceColor',[0 0 0]);
rectangle('Position',[265.625 -500 15.625 15.625], 'FaceColor',[0 0 0]);
rectangle('Position',[312.5 -453.125 15.625 15.625], 'FaceColor',[0 0 0]);
rectangle('Position',[328.125 -453.125 15.625 15.625], 'FaceColor',[0 0 0]);
rectangle('Position',[312.5 -468.75 15.625 15.625], 'FaceColor',[1 1 1]);
rectangle('Position',[328.125 -468.75 15.625 15.625], 'FaceColor',[1 1 1]);
rectangle('Position',[343.75 -453.125 15.625 15.625], 'FaceColor',[0 0 0]);
rectangle('Position',[359.375 -453.125 15.625 15.625], 'FaceColor',[1 1 1]);
rectangle('Position',[343.75 -468.75 15.625 15.625], 'FaceColor',[1 1 1]);
rectangle('Position',[359.375 -468.75 15.625 15.625], 'FaceColor',[1 1 1]);
rectangle('Position',[312.5 -484.375 15.625 15.625], 'FaceColor',[1 1 1]);
rectangle('Position',[328.125 -484.375 15.625 15.625], 'FaceColor',[1 1 1]);
rectangle('Position',[312.5 -500 15.625 15.625], 'FaceColor',[0 0 0]);
rectangle('Position',[328.125 -500 15.625 15.625], 'FaceColor',[0 0 0]);
rectangle('Position',[343.75 -484.375 15.625 15.625], 'FaceColor',[1 1 1]);
rectangle('Position',[359.375 -484.375 15.625 15.625], 'FaceColor',[1 1 1]);
rectangle('Position',[343.75 -500 15.625 15.625], 'FaceColor',[0 0 0]);
rectangle('Position',[359.375 -500 15.625 15.625], 'FaceColor',[0 0 0]);
rectangle('Position',[375 -390.625 15.625 15.625], 'FaceColor',[0 0 0]);
rectangle('Position',[390.625 -390.625 15.625 15.625], 'FaceColor',[0 0 0]);
rectangle('Position',[375 -406.25 15.625 15.625], 'FaceColor',[1 1 1]);
rectangle('Position',[390.625 -406.25 15.625 15.625], 'FaceColor',[1 1 1]);
rectangle('Position',[437.5 -390.625 15.625 15.625], 'FaceColor',[0 0 0]);
rectangle('Position',[453.125 -390.625 15.625 15.625], 'FaceColor',[0 0 0]);
rectangle('Position',[437.5 -406.25 15.625 15.625], 'FaceColor',[1 1 1]);
rectangle('Position',[453.125 -406.25 15.625 15.625], 'FaceColor',[1 1 1]);
rectangle('Position',[468.75 -390.625 15.625 15.625], 'FaceColor',[0 0 0]);
rectangle('Position',[484.375 -390.625 15.625 15.625], 'FaceColor',[0 0 0]);
rectangle('Position',[468.75 -406.25 15.625 15.625], 'FaceColor',[1 1 1]);
rectangle('Position',[484.375 -406.25 15.625 15.625], 'FaceColor',[0 0 0]);
rectangle('Position',[468.75 -421.875 15.625 15.625], 'FaceColor',[1 1 1]);
rectangle('Position',[484.375 -421.875 15.625 15.625], 'FaceColor',[0 0 0]);
rectangle('Position',[468.75 -437.5 15.625 15.625], 'FaceColor',[1 1 1]);
rectangle('Position',[484.375 -437.5 15.625 15.625], 'FaceColor',[0 0 0]);
rectangle('Position',[406.25 -453.125 15.625 15.625], 'FaceColor',[0 0 0]);
rectangle('Position',[421.875 -453.125 15.625 15.625], 'FaceColor',[0 0 0]);
rectangle('Position',[406.25 -468.75 15.625 15.625], 'FaceColor',[1 1 1]);
rectangle('Position',[421.875 -468.75 15.625 15.625], 'FaceColor',[1 1 1]);
rectangle('Position',[375 -484.375 15.625 15.625], 'FaceColor',[1 1 1]);
rectangle('Position',[390.625 -484.375 15.625 15.625], 'FaceColor',[1 1 1]);
rectangle('Position',[375 -500 15.625 15.625], 'FaceColor',[0 0 0]);
rectangle('Position',[390.625 -500 15.625 15.625], 'FaceColor',[0 0 0]);
rectangle('Position',[406.25 -484.375 15.625 15.625], 'FaceColor',[1 1 1]);
rectangle('Position',[421.875 -484.375 15.625 15.625], 'FaceColor',[1 1 1]);
rectangle('Position',[406.25 -500 15.625 15.625], 'FaceColor',[0 0 0]);
rectangle('Position',[421.875 -500 15.625 15.625], 'FaceColor',[0 0 0]);
rectangle('Position',[468.75 -453.125 15.625 15.625], 'FaceColor',[1 1 1]);
rectangle('Position',[484.375 -453.125 15.625 15.625], 'FaceColor',[0 0 0]);
rectangle('Position',[468.75 -468.75 15.625 15.625], 'FaceColor',[1 1 1]);
rectangle('Position',[484.375 -468.75 15.625 15.625], 'FaceColor',[0 0 0]);
rectangle('Position',[437.5 -484.375 15.625 15.625], 'FaceColor',[1 1 1]);
rectangle('Position',[453.125 -484.375 15.625 15.625], 'FaceColor',[1 1 1]);
rectangle('Position',[437.5 -500 15.625 15.625], 'FaceColor',[0 0 0]);
rectangle('Position',[453.125 -500 15.625 15.625], 'FaceColor',[0 0 0]);
rectangle('Position',[468.75 -484.375 15.625 15.625], 'FaceColor',[1 1 1]);
rectangle('Position',[484.375 -484.375 15.625 15.625], 'FaceColor',[0 0 0]);
rectangle('Position',[468.75 -500 15.625 15.625], 'FaceColor',[0 0 0]);
rectangle('Position',[484.375 -500 15.625 15.625], 'FaceColor',[0 0 0]);
X=[466.667,466.667,437.5,406.25,406.25,406.25,390.625,390.625,406.25,421.875,421.875,406.25,406.25,375,343.75,343.75,281.25,281.25,265.625,265.625,265.625,250,250,234.375,218.75,187.5,156.25,125,93.75,93.75,93.75,93.75,93.75,62.5,62.5,33.3333];
Y=[-33.3333,-33.3333,-62.5,-109.375,-109.375,-109.375,-125,-125,-140.625,-140.625,-140.625,-187.5,-187.5,-218.75,-250,-250,-312.5,-312.5,-328.125,-328.125,-328.125,-312.5,-281.25,-265.625,-250,-218.75,-187.5,-156.25,-125,-109.375,-93.75,-78.125,-62.5,-31.25,-31.25,-33.3333];
hold on;
plot(X,Y,'r');
legend('1624.21','Location','southoutside');
